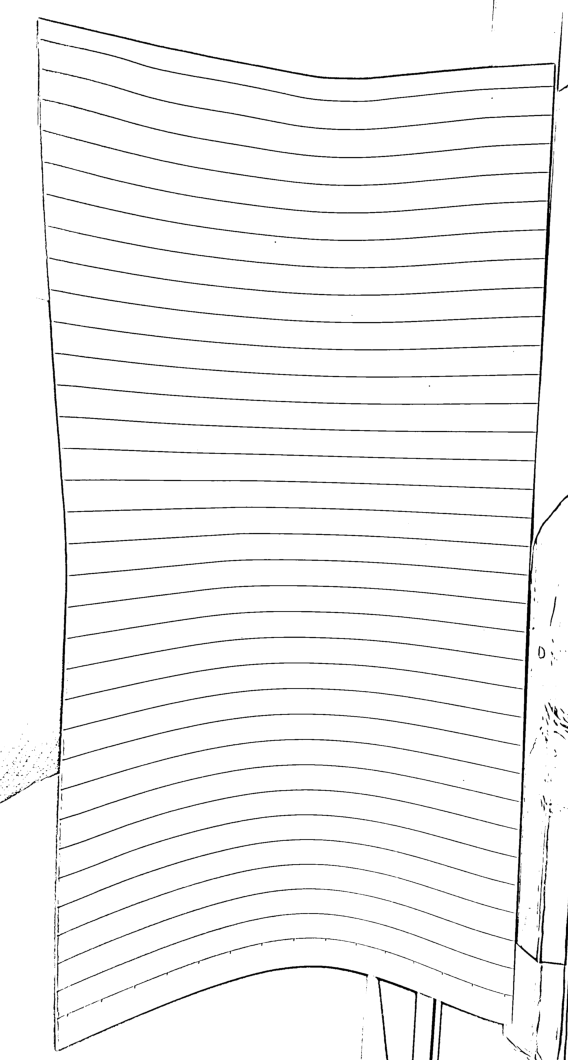
#> input picture Report/example_curve.png, 568 x 1060 px; its folder holds only this picture in this run
$ python -i edge_detector.py   (imports and definitions only)
#> lines starting #> are read from the running program, lines starting #| are printed output that depends on the picture; after the words box and inside, x2 and y2 are one past the last pixel; in counts of white or black regions, pixels touching at a corner belong together
#> further down, picture is the input picture: shape (1060, 568, 3); min 0, max 255, mean 245.5
import cv2 as cv
import numpy as np
import matplotlib.pyplot as plt
from typing import Union
import math

def get_disc_kernel(radius):
    """Generates a normalized circular 2D kernel for convolution."""
    # Create a grid from -radius to +radius
    y, x = np.ogrid[-radius : radius + 1, -radius : radius + 1]
    mask = x**2 + y**2 <= radius**2
    kernel = mask.astype(np.float32)
    # Normalize so the sum of all weights equals 1.0 (calculates the mean)
    return kernel / np.sum(kernel)

def paper_clean_fast(img, inner=1, outer=30, cutoff=15):
#> called with inner = 1, outer = 30, cutoff = 15
    print("Cleaning paper...")
    # Convert to float32 to prevent overflow during squaring and convolution
    img_float = img.astype(np.float32)

    # 1. Generate the circular kernels for radius r and R
    kernel_r2 = get_disc_kernel(inner)
    kernel_r5 = get_disc_kernel(outer)

    print("Computing global and local statistics simultaneously...")
    # 2. Compute pixel_brightness (radius 2 mean) across the entire image at once
    pixel_brightness = cv.filter2D(
        img_float, -1, kernel_r2, borderType=cv.BORDER_REFLECT
    )

    # 3. Compute local_brightness (radius 5 mean) across the entire image at once
    local_brightness = cv.filter2D(
        img_float, -1, kernel_r5, borderType=cv.BORDER_REFLECT
    )
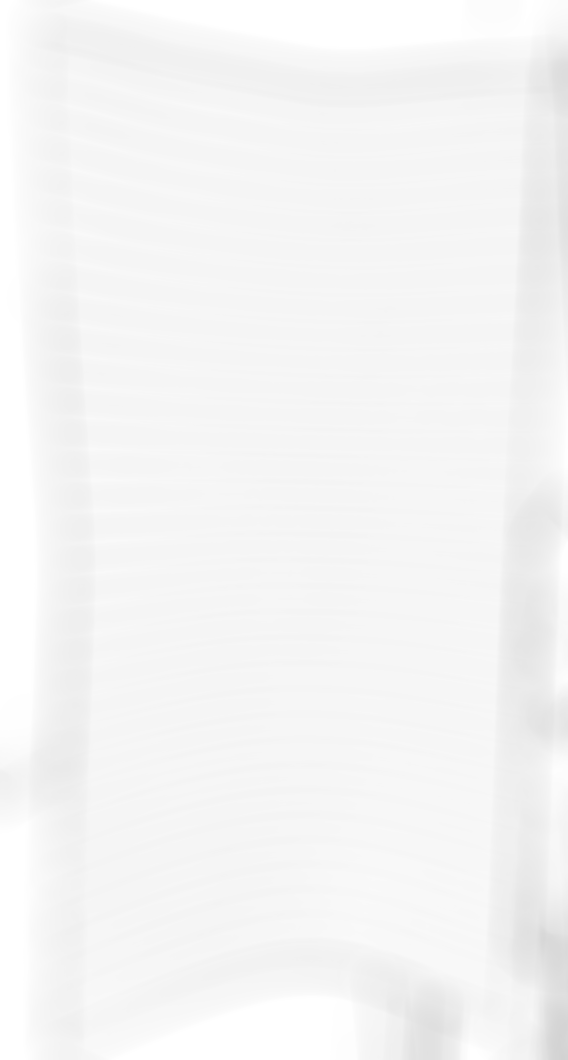
#> local_brightness: shape (1060, 568, 3) float32; min 210.3, max 255, mean 245.5

    # 4. Compute local standard deviation mathematically: sqrt(E[X^2] - E[X]^2)
    img_sq = img_float**2
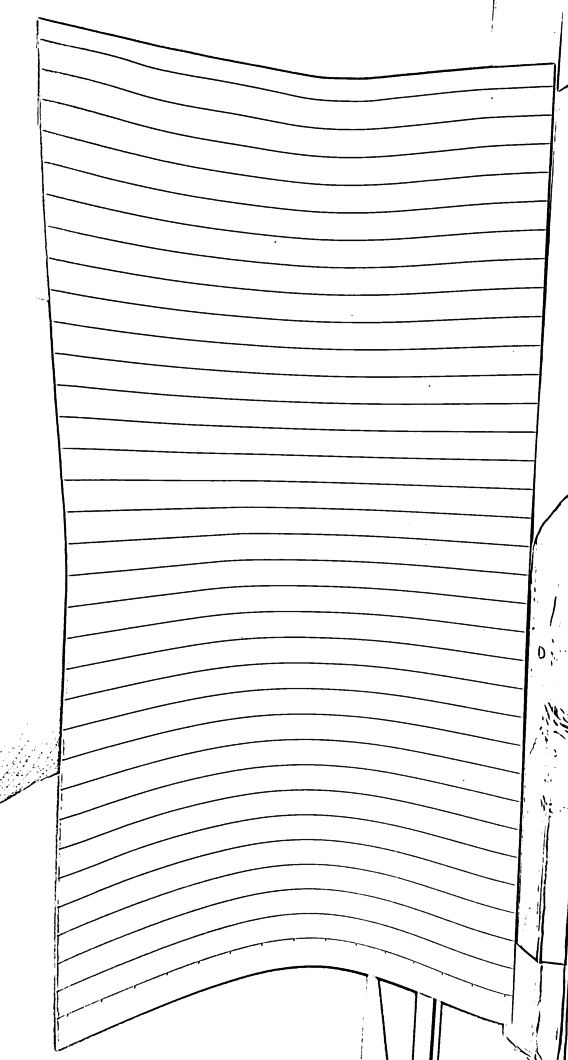
#> img_sq: shape (1060, 568, 3) float32; min 0, max 65025, mean 61693.4; drawn with min black and max white
    local_mean_sq = cv.filter2D(
        img_sq, -1, kernel_r5, borderType=cv.BORDER_REFLECT
    )
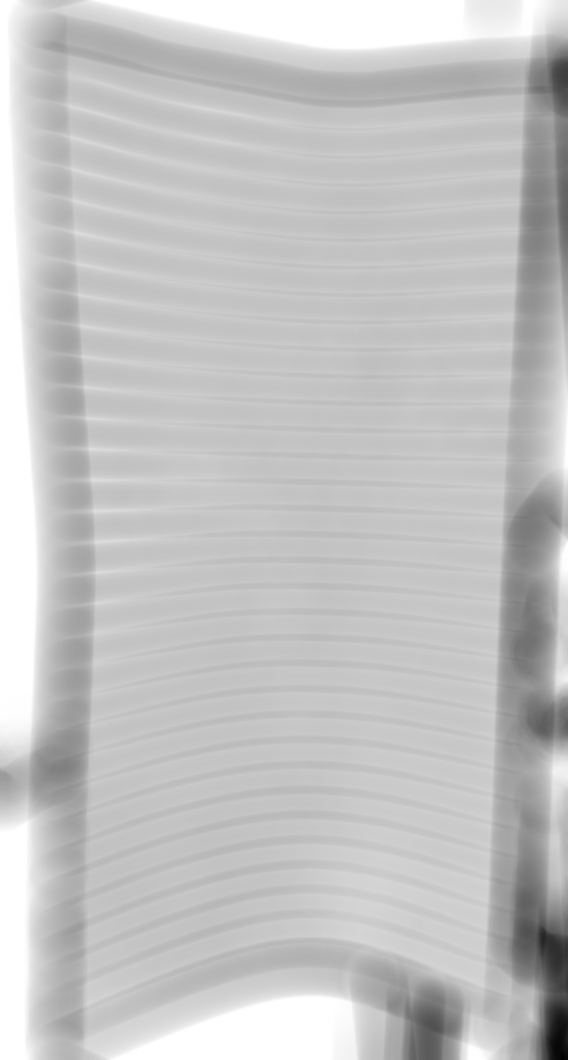
#> local_mean_sq: shape (1060, 568, 3) float32; min 50675.4, max 65025, mean 61693.4; drawn with min black and max white

    # np.maximum(0, ...) prevents tiny negative numbers from floating-point inaccuracies
    local_variance = np.maximum(0, local_mean_sq - (local_brightness**2))
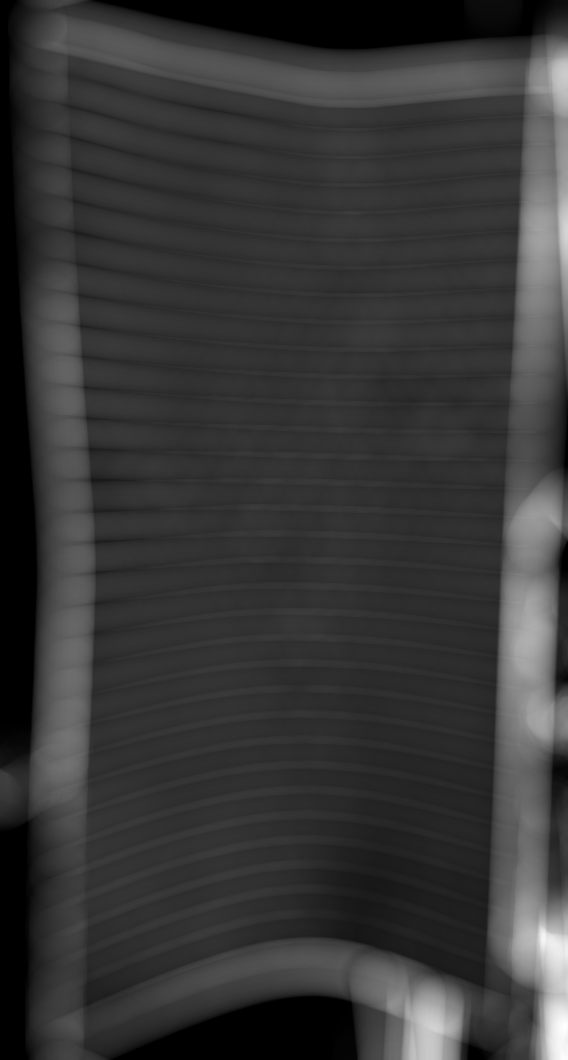
#> local_variance: shape (1060, 568, 3) float32; min 0, max 6529.4, mean 1416; drawn with min black and max white
    local_std = np.sqrt(local_variance)
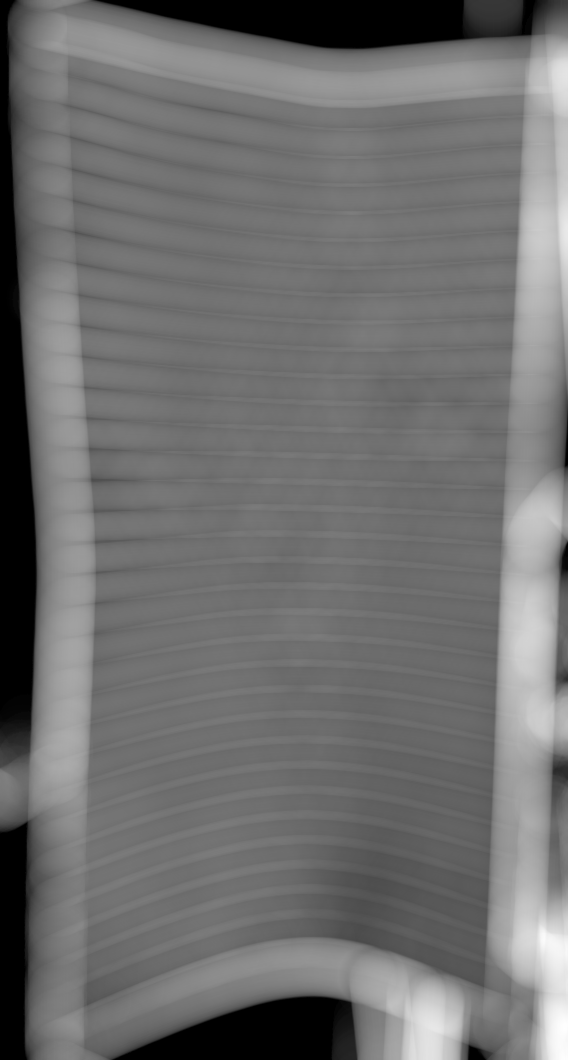
#> local_std: shape (1060, 568, 3) float32; min 0, max 80.8, mean 35.3; drawn with min black and max white

    print("Applying adaptive threshold...")
    # 5. Initialize background with overall image mean
    paper_brightness = np.mean(img_float)
#> paper_brightness = 245.5
    new_img = np.full(img.shape, 255, dtype=np.uint8)

    # 6. Apply your exact conditional logic vector-wide using boolean masks
    dark_mask = pixel_brightness < (local_brightness - cutoff)
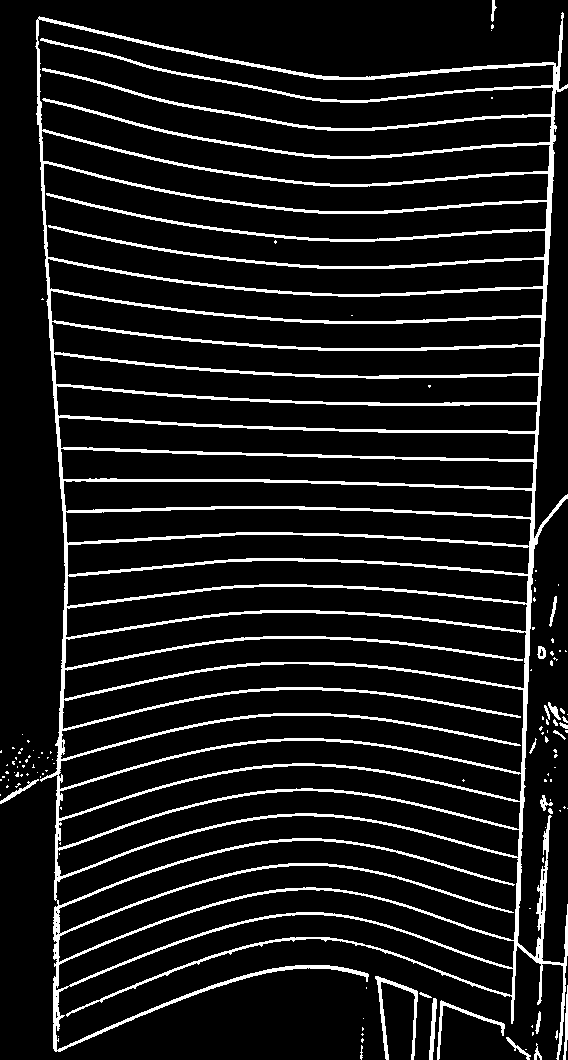
#> dark_mask: shape (1060, 568, 3) bool; 10.5% white; 116 white regions (93 under 20 px), largest, box (x1, y1, x2, y2) and area: (35, 12, 568, 1060) 59855, (375, 976, 418, 1060) 664, (437, 1000, 505, 1060) 424
    bright_mask = pixel_brightness > (local_brightness + cutoff)
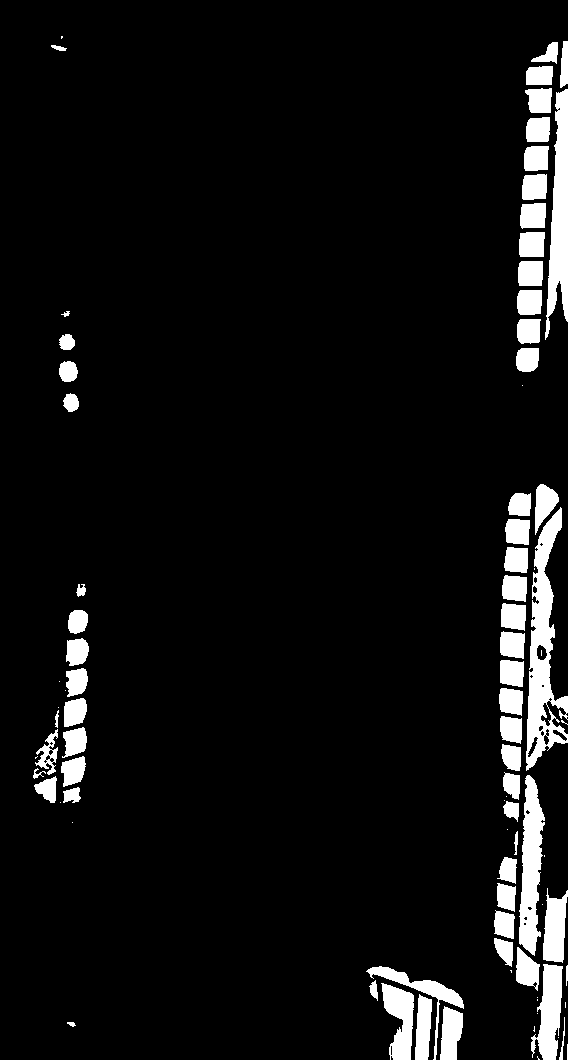
#> bright_mask: shape (1060, 568, 3) bool; 6.7% white; 87 white regions (25 under 20 px), largest, box (x1, y1, x2, y2) and area: (526, 507, 568, 771) 4786, (545, 89, 568, 340) 3372, (519, 775, 545, 956) 2914

    new_img[dark_mask] = 0
    new_img[bright_mask] = 255

    return new_img

def display_lines(img, lines, thickness=3):
    """
    Reconstructs the lines. OpenCV's cv.line natively handles the
    'connecting_pixels' logic you requested, rendering an anti-aliased line
    between coordinate pairs instantly.
    """
    new_img = np.full(img.shape, 255, dtype=np.uint8)

    for line in lines:
        for i in range(len(line) - 1):
            # OpenCV points are (x, y), which maps to (col, row)
            p1 = (int(line[i][1]), int(line[i][0]))
            p2 = (int(line[i+1][1]), int(line[i+1][0]))

            cv.line(new_img, p1, p2, 0, thickness=thickness)

    return new_img

>>> import cv2
>>> picture = cv2.imread('../Report/example_curve.png')
>>> result = paper_clean_fast(picture)

$ run again, on Report/simple_clean.png
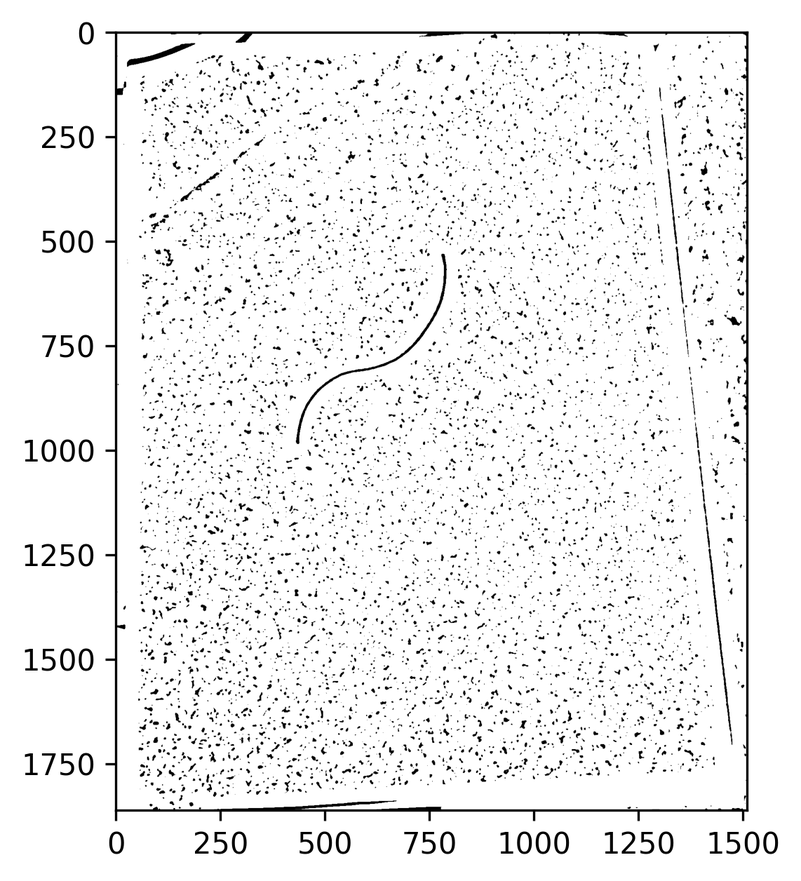
#> input picture Report/simple_clean.png, 801 x 881 px, shrunk from 1142 x 1256 before the run
#> picture is the input picture: shape (881, 801, 3); min 0, max 255, mean 241.3
#> paper_brightness = 241.3
#> in paper_clean_fast, `dark_mask = pixel_brightness < (local_brightness - cutoff)`:
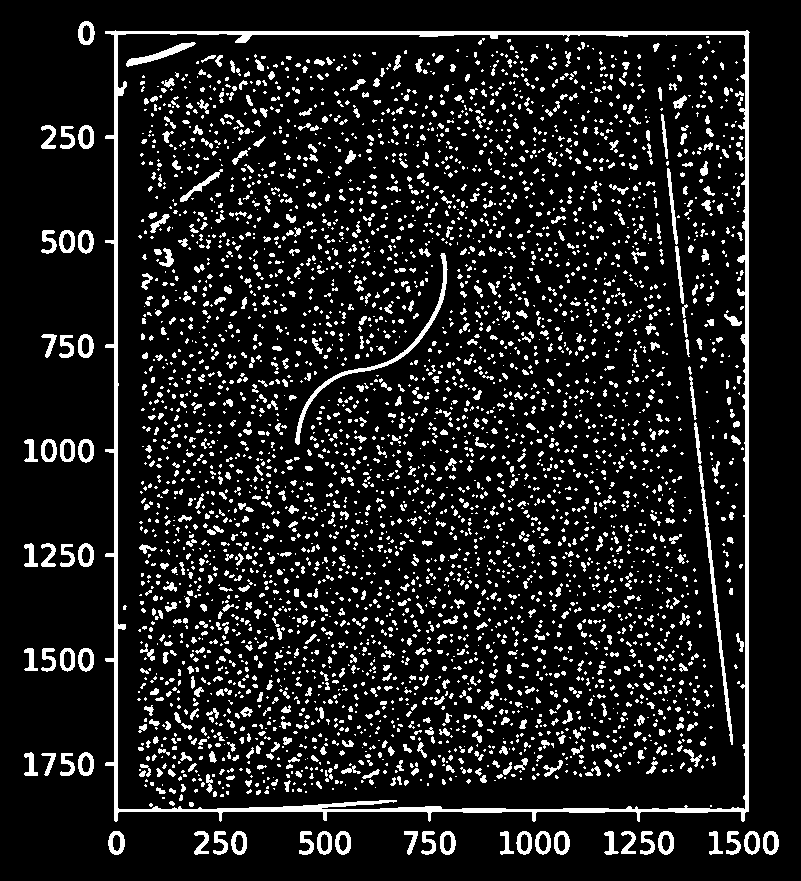
#> dark_mask: shape (881, 801, 3) bool; 11.8% white; 4153 white regions (3209 under 20 px), largest, box (x1, y1, x2, y2) and area: (105, 30, 750, 822) 12773, (295, 253, 448, 445) 1123, (698, 465, 733, 745) 968
#> in paper_clean_fast, `bright_mask = pixel_brightness > (local_brightness + cutoff)`:
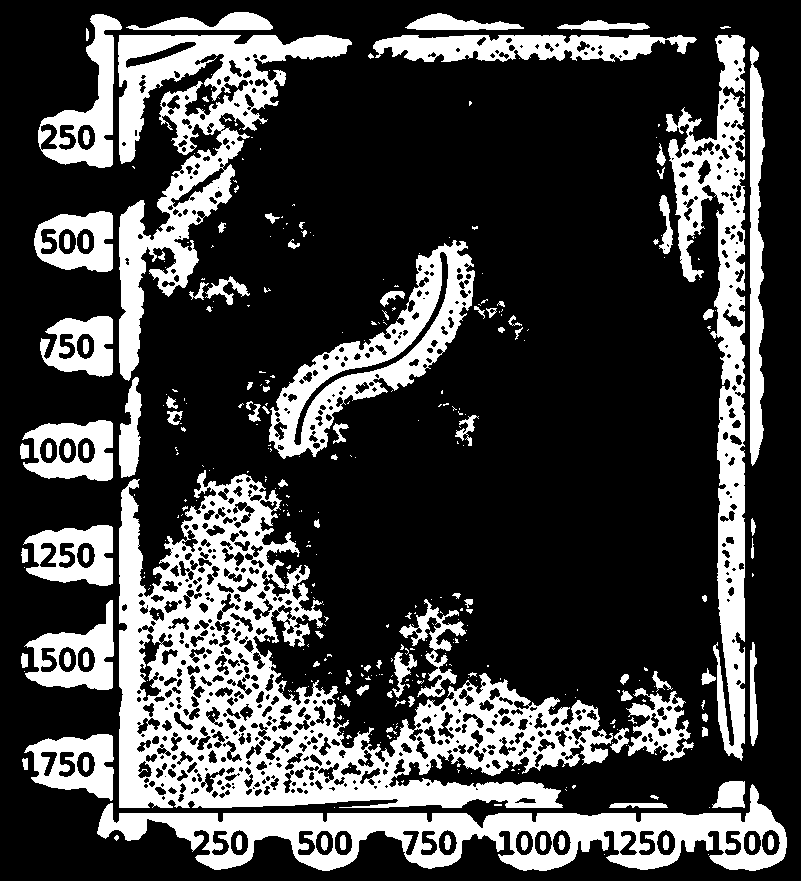
#> bright_mask: shape (881, 801, 3) bool; 26.2% white; 391 white regions (275 under 20 px), largest, box (x1, y1, x2, y2) and area: (119, 470, 613, 808) 56691, (97, 784, 787, 871) 22501, (118, 35, 352, 381) 21224
